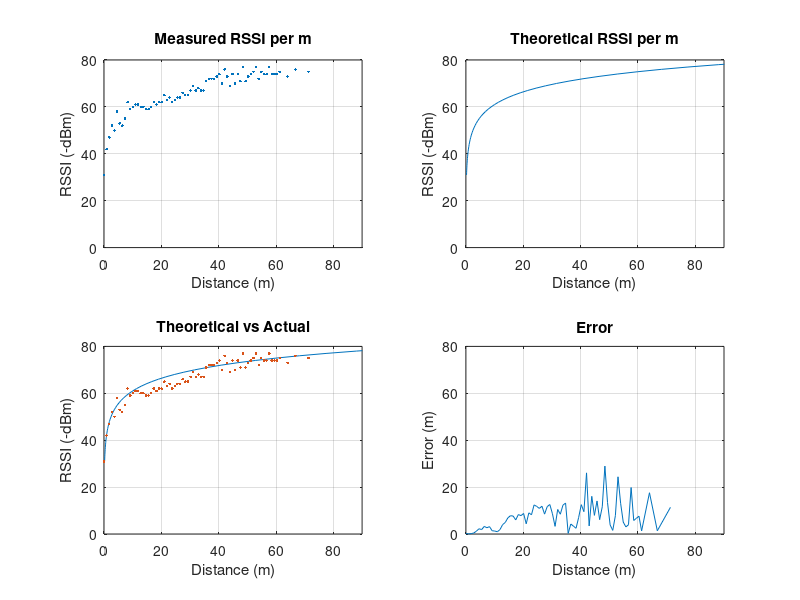

The MATLAB source for this figure:
function distance_sabine()
% This function plots the recorded data.
 
one_meter = [43];
rssi = [31 42 47 52 50 58 53 52 55 62 59 60 61 61 60 60 59 59 60 62 61 62 62 65 63 64 62 63 64 64 66 65 65 67 69 67 68 67 67 71 72 72 72 73 74 70 76 73 69 74 70 74 71 77 71 73 74 75 77 72 75 74 74 77 74 74 74 75 73 76 75];
yards= [00 01 02 03 04 05 06 07 08 09 10 11 12 13 14 15 16 17 18 19 20 21 22 23 24 25 26 27 28 29 30 31 32 33 34 35 36 37 38 39 40 41 42 43 44 45 46 47 48 49 50 51 52 53 54 55 56 57 58 59 60 61 62 63 64 65 66 67 70 73 78];
meters = yards*0.9144;
 
subplot(2,2,1);
plot(meters,rssi,'.');
axis([0 90 0 80]);
grid on;
title('Measured RSSI per m');
ylabel('RSSI (-dBm)');
xlabel('Distance (m)');
 
subplot(2,2,2);
db = 31:1:90;
dist = 10.^((db-43)/18);
plot(dist,db);
axis([0 90 0 80]);
grid on;
title('Theoretical RSSI per m');
ylabel('RSSI (-dBm)');
xlabel('Distance (m)');
 
subplot(2,2,3);
plot(dist,db);
hold on;
plot(meters,rssi,'.');
axis([0 90 0 80]);
grid on;
title('Theoretical vs Actual');
ylabel('RSSI (-dBm)');
xlabel('Distance (m)');
 
dist = 10.^((rssi-43)/18);
error = abs(dist - meters);
subplot(2,2,4);
plot(meters,error);
hold on;
axis([0 90 0 80]);
grid on;
title('Error');
ylabel('Error (m)');
xlabel('Distance (m)');